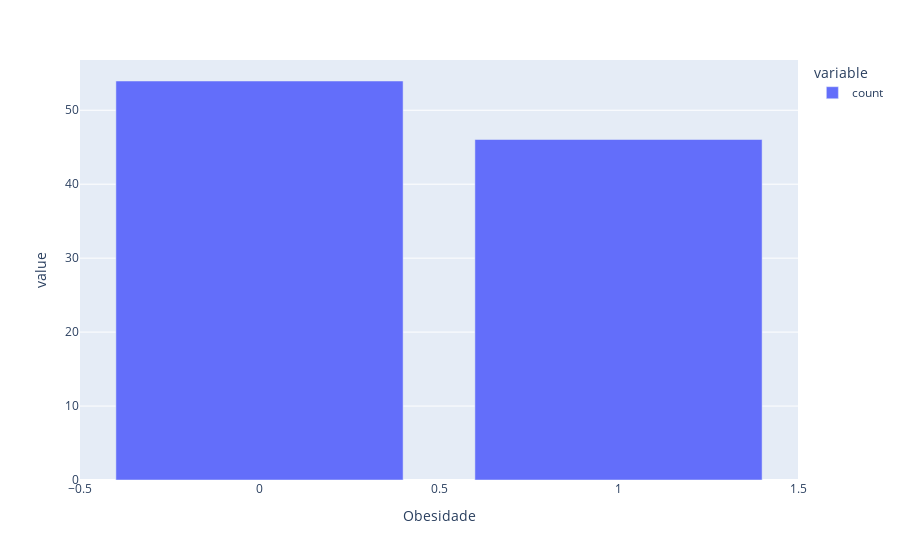

Notebook cell for this chart:
### Code cell
# Distribuição da Variável Target - Obesidade em porcentagem
px.bar(df_obesidade.value_counts('Obesidade') / len(df_obesidade) * 100)

### Figure 1 — Plotly figure (JSON) as saved in the notebook; plotly's stock layout.template omitted (floating-point values rounded to 4 significant figures)
{"data": [{"hovertemplate": "variable=count<br>Obesidade=%{x}<br>value=%{y}<extra></extra>", "legendgroup": "count", "marker": {"color": "#636efa", "pattern": {"shape": ""}}, "name": "count", "orientation": "v", "showlegend": true, "textposition": "auto", "type": "bar", "x": [0, 1], "xaxis": "x", "y": [53.96, 46.04], "yaxis": "y"}], "layout": {"barmode": "relative", "legend": {"title": {"text": "variable"}, "tracegroupgap": 0}, "margin": {"t": 60}, "xaxis": {"anchor": "y", "domain": [0, 1], "title": {"text": "Obesidade"}}, "yaxis": {"anchor": "x", "domain": [0, 1], "title": {"text": "value"}}}}
